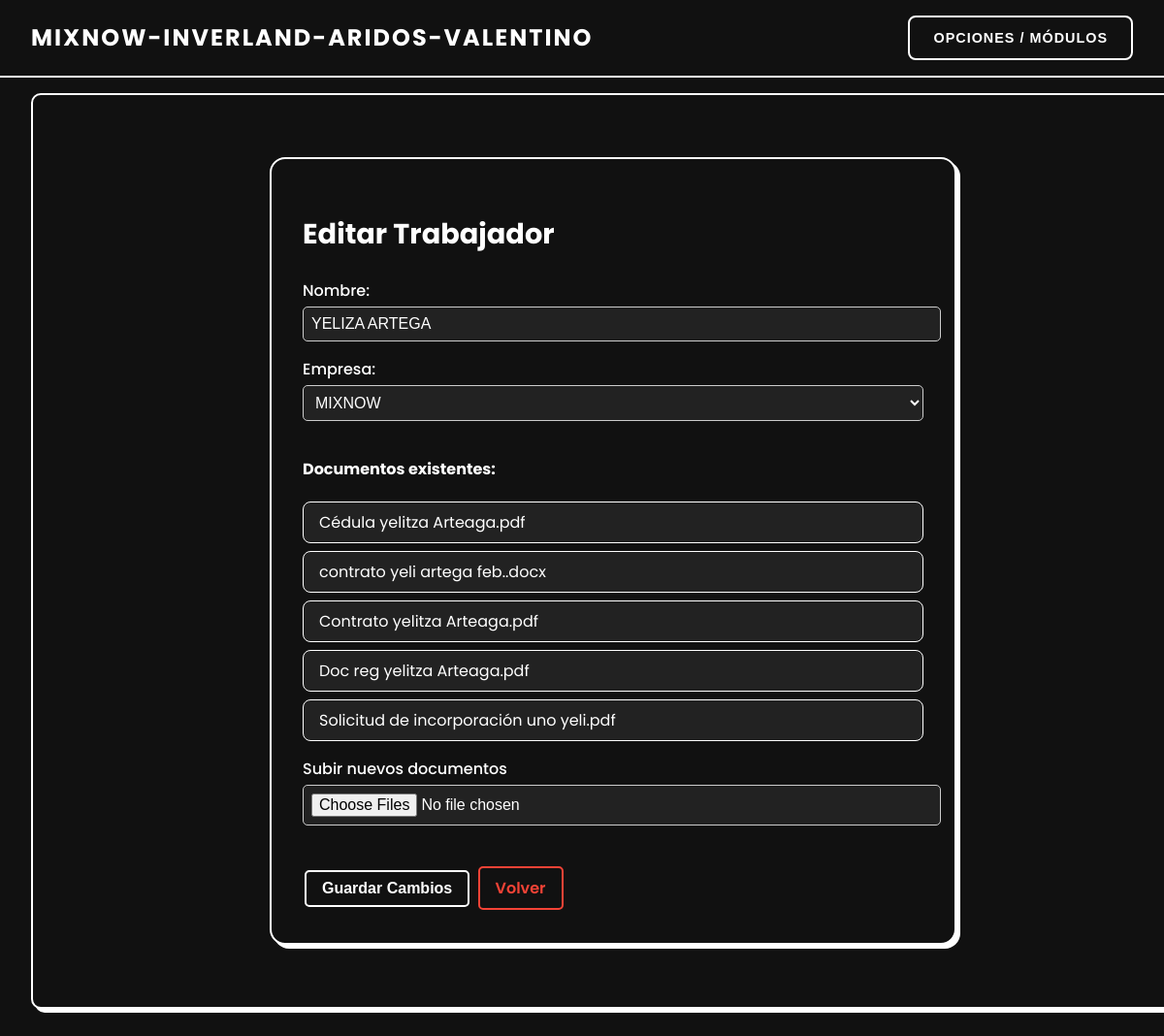
The app's page /trabajadores/editar/16/ (signed in), older data.
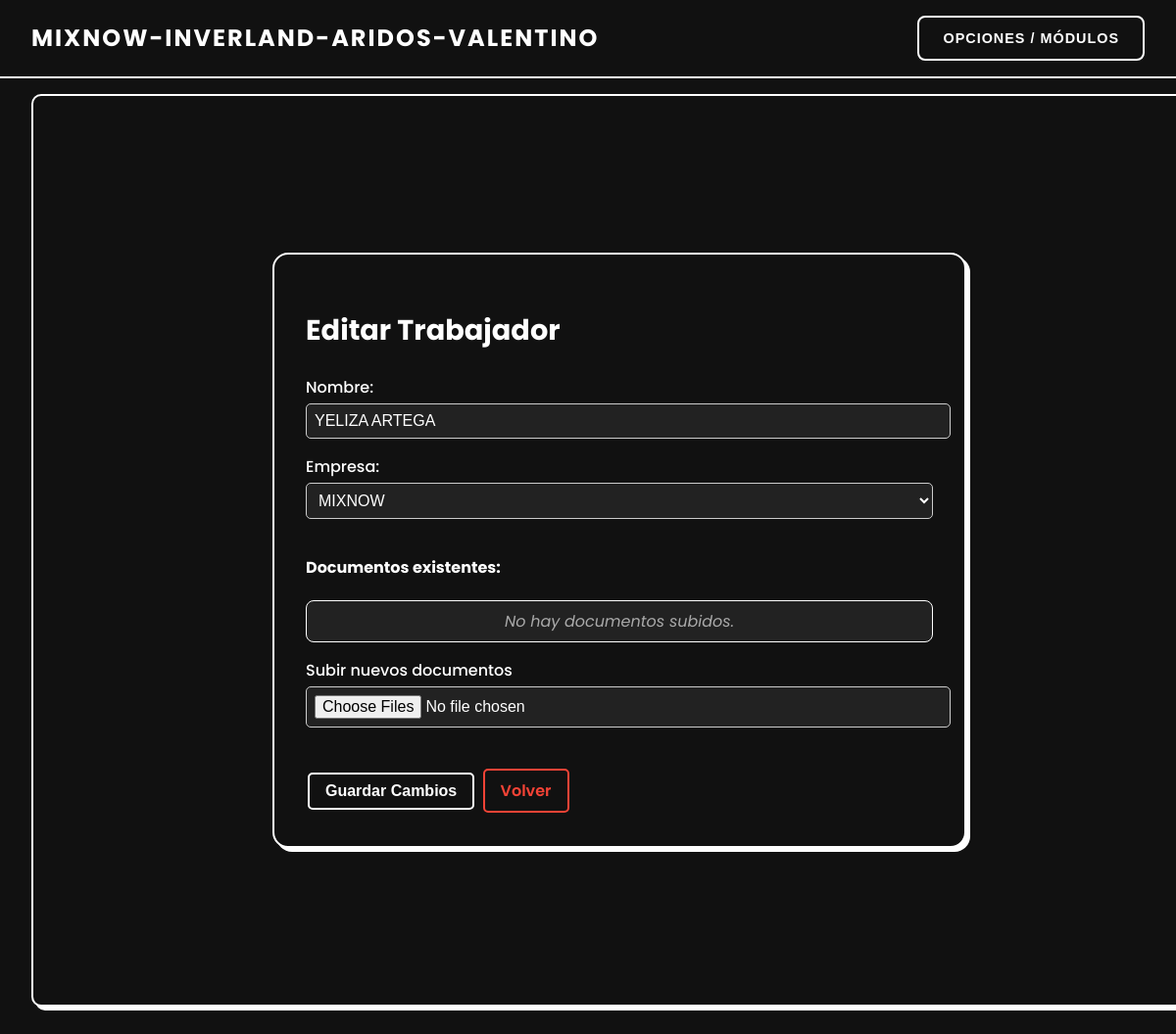
The same page, newer data.
### app/models.py (models this page shows, shortened)
class DocumentoTrabajador(models.Model):
    trabajador = models.ForeignKey(Trabajadores, on_delete=models.CASCADE, related_name='documentos')
    titulo = models.CharField(max_length=100)
    archivo = models.FileField(upload_to='pdfs/')

### app/views.py (the view)
# urls.py: path('trabajadores/editar/<int:pk>/', views.Actualizar_Trabajadores, name='editar_trabajadores'),
@user_passes_test(lambda u: u.is_superuser)
def Actualizar_Trabajadores(request, pk):
    trabajador = get_object_or_404(Trabajadores, pk=pk)
    if request.method == 'POST':
        form = TrabajadoresForm(request.POST, request.FILES, instance=trabajador)
        if form.is_valid():
            trabajador = form.save()
            archivos = request.FILES.getlist('archivos')
            for archivo in archivos:
                DocumentoTrabajador.objects.create(
                    trabajador=trabajador,
                    titulo=archivo.name,
                    archivo=archivo
                )
            messages.success(request, "Trabajador actualizado correctamente.")
            return redirect('listar_trabajadores', empresa_id=trabajador.empresa.id)
        else:
            print(form.errors)
    else:
        form = TrabajadoresForm(instance=trabajador)
    documentos = DocumentoTrabajador.objects.filter(trabajador=trabajador)
    return render(request, 'clientes/editar_trabajadores.html', {
        'form': form,
        'trabajador': trabajador,
        'documentos': documentos
    })

### app/forms.py
class TrabajadoresForm(forms.ModelForm):
    class Meta:
        model = Trabajadores
        fields = ['nombre', 'empresa']

### app/models.py (called while the page is built)
    def __str__(self):
        return self.nombre

### app/templates/clientes/editar_trabajadores.html (shortened to what this page needs)
{% extends "clientes/base.html" %}
{% load static %}
{% block content %}
<div class="wrapper">
    <div class="card edit-card">
        <h2 class="title text-center mb-4">
             Editar Trabajador
        </h2>
        <form method="post" enctype="multipart/form-data" class="needs-validation">
            <div class="form-fields mb-4">
                {{ form.nombre.label_tag }} {{ form.nombre }}
                {{ form.empresa.label_tag }} {{ form.empresa }}
                <h4>Documentos existentes:</h4>
                <ul class="document-list">
                    {% for doc in documentos %}
                        <li class="document-item">
                            <a href="{{ doc.archivo.url }}" target="_blank" class="doc-link">
                                 {{ doc.titulo }}
                            </a>
                        </li>
                    {% empty %}
                        <li class="document-item no-data">No hay documentos subidos.</li>
                    {% endfor %}
                </ul>
                <label for="archivos">Subir nuevos documentos</label>
                <input type="file" name="archivos" multiple>
            </div>
            <div class="form-actions text-center">
                <button type="submit" class="btn-glitch btn-glitch-primary">
                     Guardar Cambios
                </button>
                <a href="{% url 'listar_trabajadores' trabajador.empresa.id %}" class="btn-glitch btn-glitch-secondary ms-2">
                     Volver
                </a>
            </div>
        </form>
    </div>
</div>
{% endblock %}

Row changes from the older to the newer data that the page shows:
removed DocumentoTrabajador: titulo "Cédula yelitza Arteaga.pdf"
removed DocumentoTrabajador: titulo "contrato yeli artega feb..docx"
removed DocumentoTrabajador: titulo "Contrato yelitza Arteaga.pdf"
removed DocumentoTrabajador: titulo "Doc reg yelitza Arteaga.pdf"
removed DocumentoTrabajador: titulo "Solicitud de incorporación uno yeli.pdf"
Text that changed along with them:
text now shown: "No hay documentos subidos."
